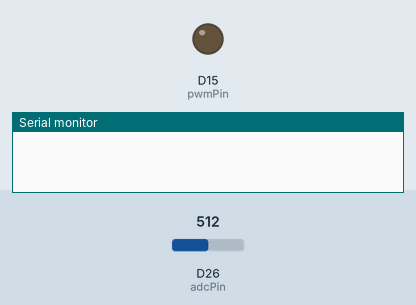
Recording of a sketch running on a simulated Arduino Due. On the bench: output pins drawn as LEDs (lit = HIGH), the last lines printed to the serial monitor. The inputs (shaded band) are chosen by the test bench; at power-on: D26 (adcPin) = 512 (analog values on the 0–1023 scale).

Above: at 0.0 s.
At 2.1 s:
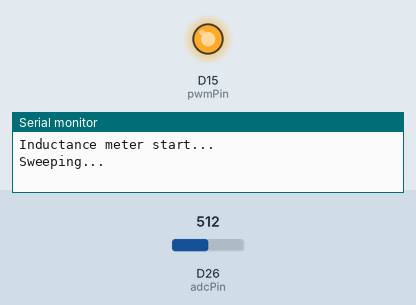
Timing chart, 0 to 3.6 s (numbered marks = the images above):
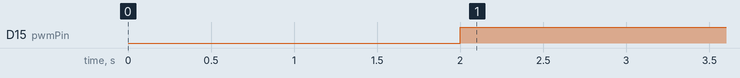

The sketch:

PikoInductiviyCalc.ino
```cpp
#include <math.h>

//GPIO15 (PWM out) ────┬──── Lx ────┬── GND
//                     │            │
//                     │            C
//                     │            │
//GPIO26 (ADC0) ───────┴────────────┘

// Pins
const int pwmPin = 15;
const int adcPin = 26;

// Known capacitor (Farads!)
const float C = 100e-9; // 100 nF

// Sweep settings
const int fStart = 1000;     // 1 kHz
const int fEnd   = 200000;   // 200 kHz
const int steps  = 200;

float bestFreq = 0;
int bestAmplitude = 0;

void setup() {
  Serial.begin(115200);
  pinMode(pwmPin, OUTPUT);
  analogReadResolution(12);

  delay(2000);
  Serial.println("Inductance meter start...");
}

int measureAmplitude() {
  int maxVal = 0;
  int minVal = 4095;

  // sample waveform
  for (int i = 0; i < 200; i++) {
    int v = analogRead(adcPin);
    if (v > maxVal) maxVal = v;
    if (v < minVal) minVal = v;
  }

  return maxVal - minVal; // peak-to-peak
}

void loop() {
  bestAmplitude = 0;
  bestFreq = 0;

  Serial.println("Sweeping...");

  for (int i = 0; i < steps; i++) {
    float f = fStart + (fEnd - fStart) * (float)i / steps;

    analogWriteFreq((int)f);
    analogWrite(pwmPin, 128); // 50% duty

    delay(10); // settle

    int amp = measureAmplitude();

    if (amp > bestAmplitude) {
      bestAmplitude = amp;
      bestFreq = f;
    }
  }

  Serial.print("Resonant frequency: ");
  Serial.print(bestFreq);
  Serial.println(" Hz");

  // Calculate inductance
  float L = 1.0f / (pow(2.0f * PI * bestFreq, 2) * C);

  Serial.print("Inductance: ");
  Serial.print(L * 1000.0f, 3); // mH
  Serial.println(" mH");

  Serial.println("----------------------");

  delay(3000);
}
```

Measured:
- by itself, D15 (pwmPin): LOW → HIGH at 2.0 s
